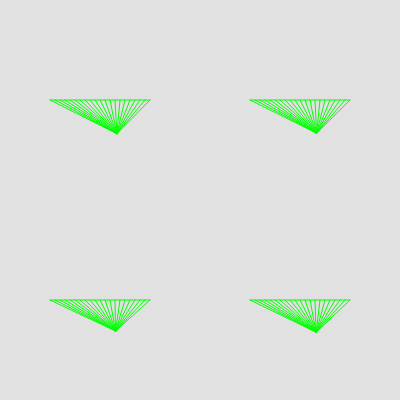
Frame 1 (no input)
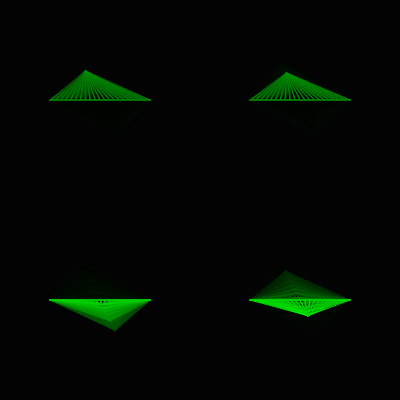
Frame 60 (no input)
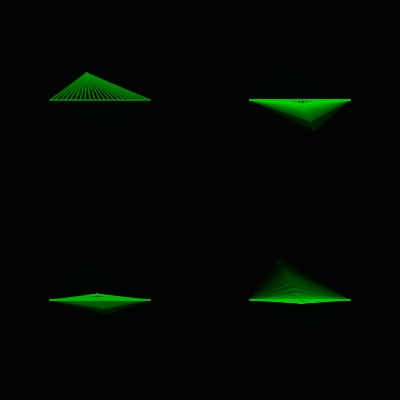
Frame 120 (the mouse pressed at the canvas centre since frame 60)

The p5.js sketch that drew these frames (run headless with seeded random() and noise() and a simulated clock; from frame 60 on, the mouse is pressed at the canvas centre):

// p5.js sketch
// ── sketch.js
function setup() {
  createCanvas(400, 400);
}

function draw() {
  background(0, 30);
  stroke(120, 120, 120, 80);
  noFill();
  var noiseX = noise(.01 * frameCount) * 400;
  var noiseY = noise(.01 * frameCount) * 400;
  var x1coord = map(noiseX, 0, 400, 50, 150);
  var y1coord = map(noiseY, 0, 400, 0, 200);
  // stroke(noiseX, noiseY);
  stroke(0, noiseX, 0, noiseY);

  line(50, 100, 150, 100);

  for (let x = 50; x <= 150; x += 5) {
    line(x, 100, x1coord, y1coord);
  }

  var noiseX2 = noise(.02 * frameCount) * 400;
  var noiseY2 = noise(.02 * frameCount) * 400;
  var x2coord = map(noiseX2, 0, 400, 250, 350);
  var y2coord = map(noiseY2, 0, 400, 0, 200);
  // stroke(noiseX2, noiseY2);
  stroke(0, noiseX2, 0, noiseY2);
  line(350, 100, 250, 100);

  for (let x = 250; x <= 350; x += 5) {
    line(x, 100, x2coord, y2coord);
  }

  var noiseX3 = noise(.03 * frameCount) * 400;
  var noiseY3 = noise(.03 * frameCount) * 400;
  var x3coord = map(noiseX3, 0, 400, 250, 350);
  var y3coord = map(noiseY3, 0, 400, 200, 400);
  // stroke(noiseX3, noiseY3);
  stroke(0, noiseX3, 0, noiseY3);
  line(350, 300, 250, 300);

  for (let x = 250; x <= 350; x += 5) {
    line(x, 300, x3coord, y3coord);
  }

  var noiseX4 = noise(.04 * frameCount) * 400;
  var noiseY4 = noise(.04 * frameCount) * 400;

  var x4coord = map(noiseX4, 0, 400, 50, 150);
  var y4coord = map(noiseY4, 0, 400, 200, 400);

  // stroke(noiseX4, noiseY4);
  stroke(0, noiseX4, 0, noiseY4);
  line(50, 300, 150, 300);

  for (let x = 50; x <= 150; x += 5) {
    line(x, 300, x4coord, y4coord);
  }


  // line(100,height/2,300,height/2);

  // for(let x = 100; x<=300; x+=20) {
  // // for (let y = height; 0 <= y; y-= 20) {
  // line(x,height/2,noiseX, noiseY);
  // }
}

//}
